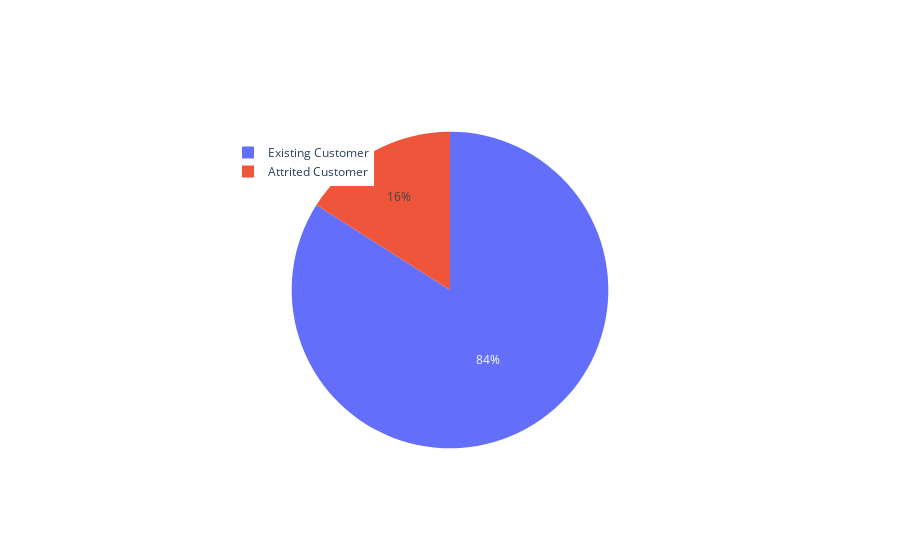

Write notebook code for a chart like this one.
### Markdown cell above
# EDA

### Code cell
# A pie plot to better represent the data

labels = df_explore.Attrition_Flag
values = df_explore.CLIENTNUM

fig = go.Figure(data=[go.Pie(labels=labels, values=values, pull=[0, 0.2])])
fig.update_layout(legend=dict(
    yanchor="top",
    y=0.90,
    xanchor="left",
    x=0.20
))

### Figure 1 — Plotly figure (JSON) as saved in the notebook; plotly's stock layout.template omitted (floating-point values rounded to 4 significant figures; data arrays with more than 128 entries replaced by an {"elided": "..."} marker saying what was removed)
{"data": [{"labels": {"elided": "10127 str values"}, "pull": [0, 0.2], "type": "pie", "values": {"elided": "10127 int values"}}], "layout": {"legend": {"x": 0.2, "xanchor": "left", "y": 0.9, "yanchor": "top"}}}
